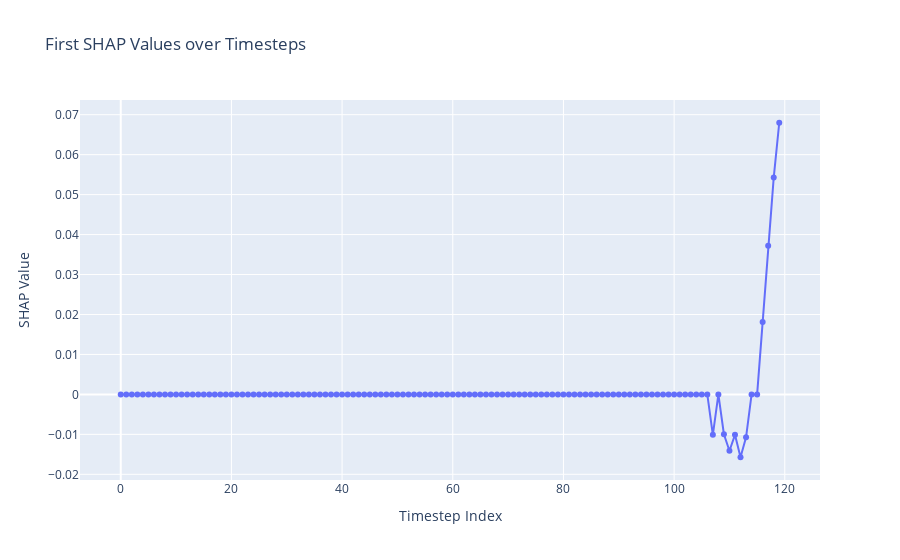

Source (notebook cell):
### Code cell
# Example: Plot the SHAP values for a single test sample

# Compute the SHAP values using the test set
X_test_2d = X_test.reshape(X_test.shape[0], -1)    # Shape: (n_test, 120)
test = shap.sample(X_test_2d, 1)

shap_values = explainer_shap.shap_values(test)

# Assuming shap_values[0] is a (120, 1) array
# Flatten it to a 1D array (120,)
shap_first = shap_values[0].flatten()

# Create the x-axis as timestep indices (0 to 119)
timesteps = np.arange(len(shap_first))

# Create a Plotly scatter plot
fig = go.Figure(data=go.Scatter(x=timesteps, y=shap_first, mode='lines+markers'))
fig.update_layout(
    title="First SHAP Values over Timesteps",
    xaxis_title="Timestep Index",
    yaxis_title="SHAP Value"
)
fig.show()


# Sum up all SHAP values
shap_sum = np.abs(shap_values[0]).sum(axis=0)
print("SHAP sum shape:", shap_sum.shape)
print("SHAP sum:", shap_sum)

### Figure 1 — Plotly figure (JSON) as saved in the notebook; plotly's stock layout.template omitted (floating-point values rounded to 4 significant figures)
{"data": [{"mode": "lines+markers", "type": "scatter", "x": [0, 1, 2, 3, 4, 5, 6, 7, 8, 9, 10, 11, 12, 13, 14, 15, 16, 17, 18, 19, 20, 21, 22, 23, 24, 25, 26, 27, 28, 29, 30, 31, 32, 33, 34, 35, 36, 37, 38, 39, 40, 41, 42, 43, 44, 45, 46, 47, 48, 49, 50, 51, 52, 53, 54, 55, 56, 57, 58, 59, 60, 61, 62, 63, 64, 65, 66, 67, 68, 69, 70, 71, 72, 73, 74, 75, 76, 77, 78, 79, 80, 81, 82, 83, 84, 85, 86, 87, 88, 89, 90, 91, 92, 93, 94, 95, 96, 97, 98, 99, 100, 101, 102, 103, 104, 105, 106, 107, 108, 109, 110, 111, 112, 113, 114, 115, 116, 117, 118, 119], "y": [0, 0, 0, 0, 0, 0, 0, 0, 0, 0, 0, 0, 0, 0, 0, 0, 0, 0, 0, 0, 0, 0, 0, 0, 0, 0, 0, 0, 0, 0, 0, 0, 0, 0, 0, 0, 0, 0, 0, 0, 0, 0, 0, 0, 0, 0, 0, 0, 0, 0, 0, 0, 0, 0, 0, 0, 0, 0, 0, 0, 0, 0, 0, 0, 0, 0, 0, 0, 0, 0, 0, 0, 0, 0, 0, 0, 0, 0, 0, 0, 0, 0, 0, 0, 0, 0, 0, 0, 0, 0, 0, 0, 0, 0, 0, 0, 0, 0, 0, 0, 0, 0, 0, 0, 0, 0, 0, -0.01011, 0, -0.009974, -0.0141, -0.01012, -0.01573, -0.01076, 0, 0, 0.01814, 0.03719, 0.05427, 0.06799]}], "layout": {"title": {"text": "First SHAP Values over Timesteps"}, "xaxis": {"title": {"text": "Timestep Index"}}, "yaxis": {"title": {"text": "SHAP Value"}}}}
